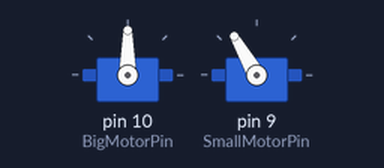
This sketch was run on a simulated Arduino Uno, built with avr-gcc and run on an emulated ATmega328P. Parts: 2 × servo.

Above: at 0.1 s.
At 9.7 s:
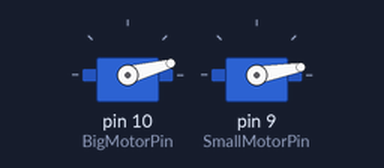
At 20.2 s:
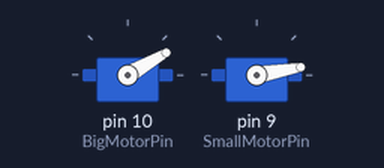
At 39.1 s:
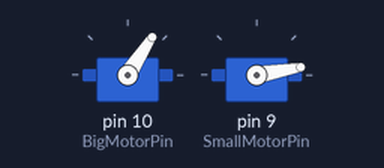
Timing chart, 0 to 40.0 s (numbered marks = the images above):
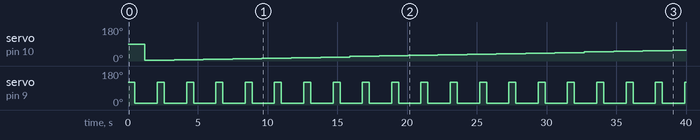

The sketch:

arc.ino
```cpp
#include <Servo.h>
void SmallMotor(); //declaring function names that will be explained below
void BigMotor();

//declaring the servos on arduino pins
int BigMotorPin = 10;//Pin 10 of Arduino
int SmallMotorPin = 9;//Pin 9 of Arduino
Servo SmallMotorVal, BigMotorVal;//servo Names
int bigMotorValue=0; /*variable to be incremented by 3 each time
to make 3 degree shifts each time*/
void setup()
{
  BigMotorVal.attach(BigMotorPin);//Attaching motor to pin
  SmallMotorVal.attach(SmallMotorPin);//Attaching motor to pin
  Serial.begin(9600);//of no use
}
void loop(){
  /*the program will run 25 times.
  It means that the servos will rotate 25 times according to the
  program written*/

  for(int i=0;i<=25;i++){
SmallMotor(500);
delay(200);
    BigMotor(900);//delay 900ms after each 3 degree shift

     //delay 500ms after each 180 to 10 degree shift

  }
  bigMotorValue=0; /*change BigMotor angle
  to 0 degree after running the program 25 time*/
  delay(5000);//delay 5 seconds after pattern is completed
}
void SmallMotor(int delayTime)
{     // The small will draw arc of described angle
  int angle1 = 120;
  // 0 to 180-ish


  SmallMotorVal.write(angle1);//making an angle shift of 180 degree each time
  delay(delayTime);
  SmallMotorVal.write(10);  //shifting angle to 10 degree
  //the servo will start from 10 degree just to protect servo gear from shocks
  delay(delayTime);

}
void BigMotor(int delayTime){
  bigMotorValue+=3;//increment angle shift of 3 degree each time.
  int reading1 = bigMotorValue;

  // 0 to 180-ish

  //Large servo will rotate 3 degree each time
  //Just change the degrees and shape formed will be different
  BigMotorVal.write(reading1);
  delay(delayTime);

}
```

Measured:
- by itself, servo on pin 10 (BigMotorPin): 90° → 3° at 1.2 s, → 6° 2.1 s later, → 9° 2.1 s later, → 12° 2.1 s later, … (19 changes in this stretch)
- by itself, servo on pin 9 (SmallMotorPin): alternates 120° for 0.50 s and 10° for 1.6 s
